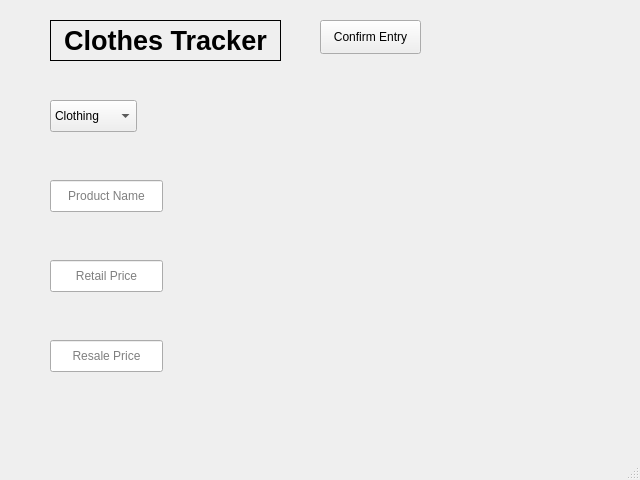
<?xml version="1.0" encoding="UTF-8"?>
<ui version="4.0">
 <class>MainWindow</class>
 <widget class="QMainWindow" name="MainWindow">
  <property name="geometry">
   <rect>
    <x>0</x>
    <y>0</y>
    <width>640</width>
    <height>480</height>
   </rect>
  </property>
  <property name="font">
   <font>
    <weight>75</weight>
    <bold>true</bold>
    <underline>false</underline>
   </font>
  </property>
  <property name="windowTitle">
   <string>MainWindow</string>
  </property>
  <widget class="QWidget" name="centralwidget">
   <widget class="QLabel" name="Title">
    <property name="geometry">
     <rect>
      <x>50</x>
      <y>20</y>
      <width>231</width>
      <height>41</height>
     </rect>
    </property>
    <property name="font">
     <font>
      <pointsize>20</pointsize>
      <weight>75</weight>
      <bold>true</bold>
      <underline>false</underline>
     </font>
    </property>
    <property name="frameShape">
     <enum>QFrame::Box</enum>
    </property>
    <property name="text">
     <string>Clothes Tracker</string>
    </property>
    <property name="alignment">
     <set>Qt::AlignCenter</set>
    </property>
   </widget>
   <widget class="QLineEdit" name="ProductInput">
    <property name="geometry">
     <rect>
      <x>50</x>
      <y>180</y>
      <width>113</width>
      <height>32</height>
     </rect>
    </property>
    <property name="font">
     <font>
      <weight>50</weight>
      <bold>false</bold>
      <underline>false</underline>
     </font>
    </property>
    <property name="alignment">
     <set>Qt::AlignCenter</set>
    </property>
    <property name="placeholderText">
     <string>Product Name</string>
    </property>
   </widget>
   <widget class="QLineEdit" name="RetailInput">
    <property name="geometry">
     <rect>
      <x>50</x>
      <y>260</y>
      <width>113</width>
      <height>32</height>
     </rect>
    </property>
    <property name="font">
     <font>
      <weight>50</weight>
      <bold>false</bold>
      <underline>false</underline>
     </font>
    </property>
    <property name="alignment">
     <set>Qt::AlignCenter</set>
    </property>
    <property name="placeholderText">
     <string>Retail Price</string>
    </property>
   </widget>
   <widget class="QLineEdit" name="ResaleInput">
    <property name="geometry">
     <rect>
      <x>50</x>
      <y>340</y>
      <width>113</width>
      <height>32</height>
     </rect>
    </property>
    <property name="font">
     <font>
      <weight>50</weight>
      <bold>false</bold>
      <underline>false</underline>
     </font>
    </property>
    <property name="alignment">
     <set>Qt::AlignCenter</set>
    </property>
    <property name="placeholderText">
     <string>Resale Price</string>
    </property>
   </widget>
   <widget class="QComboBox" name="Choice">
    <property name="geometry">
     <rect>
      <x>50</x>
      <y>100</y>
      <width>87</width>
      <height>32</height>
     </rect>
    </property>
    <property name="font">
     <font>
      <weight>50</weight>
      <bold>false</bold>
      <underline>false</underline>
     </font>
    </property>
    <item>
     <property name="text">
      <string>Clothing</string>
     </property>
    </item>
    <item>
     <property name="text">
      <string>Shoes</string>
     </property>
    </item>
   </widget>
   <widget class="QPushButton" name="Confirm">
    <property name="geometry">
     <rect>
      <x>320</x>
      <y>20</y>
      <width>101</width>
      <height>34</height>
     </rect>
    </property>
    <property name="font">
     <font>
      <weight>50</weight>
      <bold>false</bold>
      <underline>false</underline>
     </font>
    </property>
    <property name="text">
     <string>Confirm Entry</string>
    </property>
   </widget>
  </widget>
  <widget class="QMenuBar" name="menubar">
   <property name="geometry">
    <rect>
     <x>0</x>
     <y>0</y>
     <width>640</width>
     <height>30</height>
    </rect>
   </property>
  </widget>
  <widget class="QStatusBar" name="statusbar"/>
 </widget>
 <resources/>
 <connections/>
</ui>
